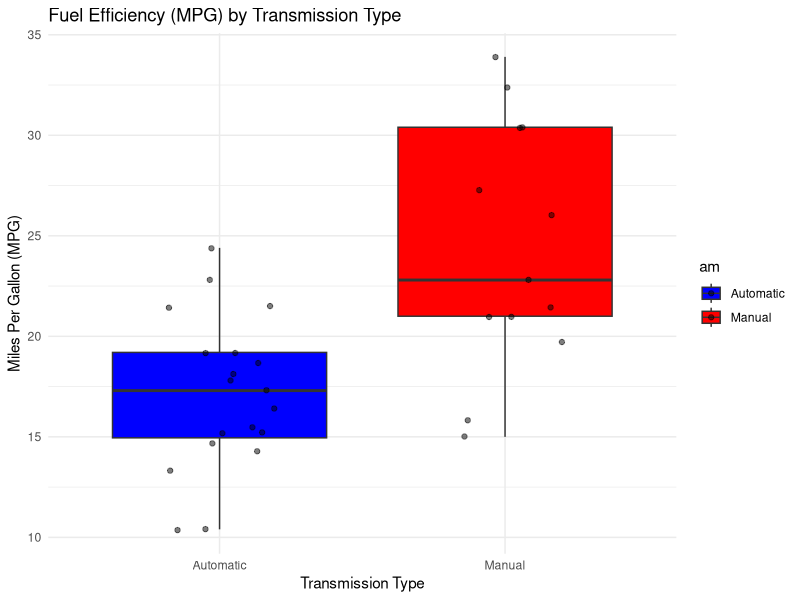

Recreate this plot in R.
## ---- chunk 1
knitr::opts_chunk$set(echo = TRUE)
## ---- chunk 2
# Load necessary libraries
library(tidyverse)

# Load mtcars dataset
data(mtcars)

# Convert 'am' variable to a factor (0 = Automatic, 1 = Manual)
mtcars <- mtcars %>%
  mutate(am = factor(am, labels = c("Automatic", "Manual")))

# Summarize fuel efficiency by transmission type
summary_mpg <- mtcars %>%
  group_by(am) %>%
  summarise(
    mean_mpg = mean(mpg, na.rm = TRUE),
    median_mpg = median(mpg, na.rm = TRUE),
    sd_mpg = sd(mpg, na.rm = TRUE),
    count = n()
  )

print(summary_mpg)

# Visualizing the comparison
ggplot(mtcars, aes(x = am, y = mpg, fill = am)) +
  geom_boxplot() +
  geom_jitter(width = 0.2, alpha = 0.5) +
  labs(title = "Fuel Efficiency (MPG) by Transmission Type",
       x = "Transmission Type",
       y = "Miles Per Gallon (MPG)") +
  theme_minimal() +
  scale_fill_manual(values = c("blue", "red"))
## ---- chunk 3
# Perform a t-test to check statistical significance
t_test_result <- t.test(mpg ~ am, data = mtcars, alternative = "less")
print(t_test_result)
